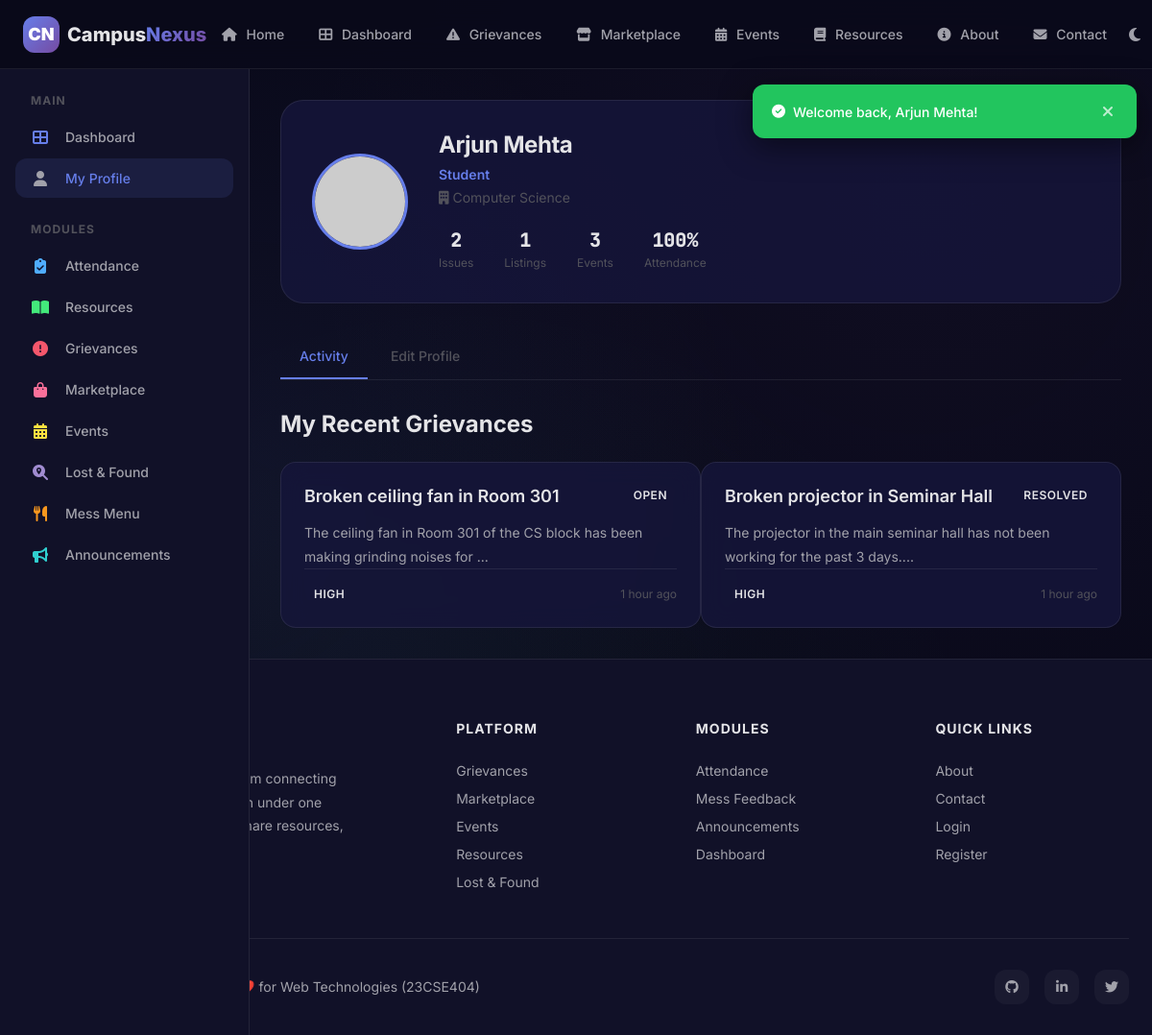
Screenshot of /profile.php (signed in) with the database file from the repository.
### tables this page shows
CREATE TABLE users (
    id INT AUTO_INCREMENT PRIMARY KEY,
    name VARCHAR(100) NOT NULL,
    email VARCHAR(150) NOT NULL UNIQUE,
    password VARCHAR(255) NOT NULL,
    role ENUM('student', 'faculty', 'admin') NOT NULL DEFAULT 'student',
    department VARCHAR(100) DEFAULT 'General',
    avatar VARCHAR(255) DEFAULT NULL,
    bio TEXT DEFAULT NULL,
    is_active TINYINT(1) NOT NULL DEFAULT 1,
    remember_token VARCHAR(255) DEFAULT NULL,
    created_at DATETIME NOT NULL DEFAULT CURRENT_TIMESTAMP,
    last_login DATETIME DEFAULT NULL,
    INDEX idx_email (email),
    INDEX idx_role (role)
);

CREATE TABLE grievances (
    id INT AUTO_INCREMENT PRIMARY KEY,
    user_id INT NOT NULL,
    title VARCHAR(200) NOT NULL,
    description TEXT NOT NULL,
    category ENUM('infrastructure', 'it', 'hygiene', 'safety', 'electrical', 'academic', 'other') NOT NULL,
    location VARCHAR(200) NOT NULL,
    priority ENUM('low', 'medium', 'high', 'critical') NOT NULL DEFAULT 'medium',
    status ENUM('open', 'in_progress', 'resolved', 'closed') NOT NULL DEFAULT 'open',
    image_path VARCHAR(255) DEFAULT NULL,
    upvotes INT NOT NULL DEFAULT 0,
    created_at DATETIME NOT NULL DEFAULT CURRENT_TIMESTAMP,
    updated_at DATETIME NOT NULL DEFAULT CURRENT_TIMESTAMP ON UPDATE CURRENT_TIMESTAMP,
    resolved_at DATETIME DEFAULT NULL,
    FOREIGN KEY (user_id) REFERENCES users(id) ON DELETE CASCADE,
    INDEX idx_status (status),
    INDEX idx_category (category),
    INDEX idx_priority (priority)
);

### includes/auth.php (called while the page is built, shortened)
<?php
function isLoggedIn() {
    return isset($_SESSION['user_id']) && !empty($_SESSION['user_id']);
}
function getCurrentUser() {
    return [
        'id' => $_SESSION['user_id'],
        'name' => $_SESSION['user_name'],
        'email' => $_SESSION['user_email'],
        'role' => $_SESSION['user_role'],
        'department' => $_SESSION['user_department'] ?? '',
        'avatar' => $_SESSION['user_avatar'] ?? null,
    ];
}
?>

### profile.php (the view, shortened to what this page needs)
<?php
require_once 'includes/header.php';
$db = getDB();
$userId = getCurrentUserId();
$stmt = $db->prepare("SELECT * FROM users WHERE id = ?");
$stmt->execute([$userId]);
$user = $stmt->fetch();
$stats = getDashboardStats($user['role'], $userId);
$myGrievances = $db->prepare("SELECT * FROM grievances WHERE user_id = ? ORDER BY created_at DESC LIMIT 5");
$myGrievances->execute([$userId]);
$myGrievances = $myGrievances->fetchAll();
?>
<?php require_once 'includes/sidebar.php'; ?>
<div class="page-content with-sidebar">
    <div class="profile-header reveal">
        <img src="<?= getAvatarUrl($user['avatar'], $user['name']) ?>" alt="Avatar" class="profile-avatar">
        <div class="profile-info">
            <h1><?= htmlspecialchars($user['name']) ?></h1>
            <p class="profile-role"><?= ucfirst($user['role']) ?></p>
            <p class="profile-dept"><i class="fas fa-building"></i> <?= htmlspecialchars($user['department']) ?></p>
            <div class="profile-stats">
                <?php if ($user['role'] === 'student'): ?>
                <div class="profile-stat"><div class="profile-stat-value"><?= $stats['my_issues'] ?? 0 ?></div><div class="profile-stat-label">Issues</div></div>
                <div class="profile-stat"><div class="profile-stat-value"><?= $stats['my_listings'] ?? 0 ?></div><div class="profile-stat-label">Listings</div></div>
                <div class="profile-stat"><div class="profile-stat-value"><?= $stats['my_events'] ?? 0 ?></div><div class="profile-stat-label">Events</div></div>
                <div class="profile-stat"><div class="profile-stat-value"><?= $stats['attendance'] ?? 100 ?>%</div><div class="profile-stat-label">Attendance</div></div>
                <?php endif; ?>
            </div>
        </div>
    </div>
    <div class="tabs">
        <div class="tab active" onclick="switchTab('activity')">Activity</div>
        <div class="tab" onclick="switchTab('edit')">Edit Profile</div>
    </div>
    <div class="tab-content active" id="tab-activity">
        <h3 style="margin-bottom:var(--space-lg);">My Recent Grievances</h3>
        <?php if (empty($myGrievances)): ?>
        <div class="empty-state">
            <i class="fas fa-inbox"></i>
            <h3>No grievances yet</h3>
            <p>You haven't reported any campus issues.</p>
            <a href="modules/grievance_new.php" class="btn btn-primary"><i class="fas fa-plus"></i> Report an Issue</a>
        </div>
        <?php else: ?>
        <div class="grid-auto">
            <?php foreach ($myGrievances as $g): ?>
            <div class="card">
                <div class="card-header">
                    <h4 class="card-title"><?= htmlspecialchars(truncateText($g['title'], 40)) ?></h4>
                    <?= getStatusBadge($g['status']) ?>
                </div>
                <p style="font-size:var(--text-sm);color:var(--text-secondary);"><?= htmlspecialchars(truncateText($g['description'], 80)) ?></p>
                <div class="card-footer">
                    <?= getPriorityBadge($g['priority']) ?>
                    <span class="text-xs text-muted"><?= timeAgo($g['created_at']) ?></span>
                </div>
            </div>
            <?php endforeach; ?>
        </div>
        <?php endif; ?>
    </div>
</div>
<?php require_once 'includes/footer.php'; ?>

### includes/functions.php (shortened to what this page needs)
<?php
function timeAgo($datetime) {
    $now = new DateTime();
    $ago = new DateTime($datetime);
    $diff = $now->diff($ago);
    if ($diff->h > 0) return $diff->h . ' hour' . ($diff->h > 1 ? 's' : '') . ' ago';
    return 'Just now';
}
function getAvatarUrl($avatar, $name = '') {
    $initial = strtoupper(substr($name ?: 'U', 0, 1));
    $colors = ['667EEA', '764BA2', '43E97B', 'F5576C', 'FA709A', '4FACFE', 'F7971E', '30CFD0'];
    $colorIndex = ord($initial) % count($colors);
    $color = $colors[$colorIndex];
    return "https://ui-avatars.com/api/?name=" . urlencode($name) . "&background={$color}&color=fff&size=128&bold=true";
}
function getStatusBadge($status) {
    $badges = [
        'open' => '<span class="badge badge-danger">Open</span>',
        'in_progress' => '<span class="badge badge-warning">In Progress</span>',
        'resolved' => '<span class="badge badge-success">Resolved</span>',
        'closed' => '<span class="badge badge-muted">Closed</span>',
        'active' => '<span class="badge badge-success">Active</span>',
        'sold' => '<span class="badge badge-muted">Sold</span>',
        'removed' => '<span class="badge badge-danger">Removed</span>',
        'claimed' => '<span class="badge badge-warning">Claimed</span>',
        'returned' => '<span class="badge badge-success">Returned</span>',
        'lost' => '<span class="badge badge-danger">Lost</span>',
        'found' => '<span class="badge badge-success">Found</span>',
    ];
    return $badges[$status] ?? '<span class="badge">' . ucfirst($status) . '</span>';
}
function getPriorityBadge($priority) {
    $badges = [
        'low' => '<span class="badge badge-info">Low</span>',
        'medium' => '<span class="badge badge-warning">Medium</span>',
        'high' => '<span class="badge badge-danger">High</span>',
        'critical' => '<span class="badge badge-critical">Critical</span>',
    ];
    return $badges[$priority] ?? '<span class="badge">' . ucfirst($priority) . '</span>';
}
function truncateText($text, $length = 100) {
    if (strlen($text) <= $length) return $text;
    return substr($text, 0, $length) . '...';
}
function getDashboardStats($role, $userId = null) {
    $db = getDB();
    $stats = [];
    if ($role === 'admin') {
        $stats['total_users'] = $db->query("SELECT COUNT(*) FROM users WHERE is_active = 1")->fetchColumn();
        $stats['open_issues'] = $db->query("SELECT COUNT(*) FROM grievances WHERE status = 'open' OR status = 'in_progress'")->fetchColumn();
        $stats['active_events'] = $db->query("SELECT COUNT(*) FROM events WHERE event_date >= NOW()")->fetchColumn();
        $stats['pending_listings'] = $db->query("SELECT COUNT(*) FROM marketplace_listings WHERE is_approved = 0 AND status = 'active'")->fetchColumn();
        $stats['total_resources'] = $db->query("SELECT COUNT(*) FROM resources")->fetchColumn();
        $stats['total_grievances'] = $db->query("SELECT COUNT(*) FROM grievances")->fetchColumn();
        $stats['resolved_grievances'] = $db->query("SELECT COUNT(*) FROM grievances WHERE status = 'resolved' OR status = 'closed'")->fetchColumn();
        $stats['unread_messages'] = $db->query("SELECT COUNT(*) FROM contact_messages WHERE is_read = 0")->fetchColumn();
    } else {
        $stmt = $db->prepare("SELECT COUNT(*) FROM grievances WHERE user_id = ?");
        $stmt->execute([$userId]);
        $stats['my_issues'] = $stmt->fetchColumn();
        $stmt = $db->prepare("SELECT COUNT(*) FROM marketplace_listings WHERE seller_id = ?");
        $stmt->execute([$userId]);
        $stats['my_listings'] = $stmt->fetchColumn();
        $stmt = $db->prepare("SELECT COUNT(*) FROM event_registrations WHERE user_id = ?");
        $stmt->execute([$userId]);
        $stats['my_events'] = $stmt->fetchColumn();
        $stmt = $db->prepare("
            SELECT
                COUNT(ar.id) as attended,
                (SELECT COUNT(*) FROM attendance_sessions WHERE is_active = 0) as total_sessions
            FROM attendance_records ar
            WHERE ar.student_id = ?
        ");
        $stmt->execute([$userId]);
        $att = $stmt->fetch();
        $stats['attendance'] = $att['total_sessions'] > 0
            ? round(($att['attended'] / $att['total_sessions']) * 100)
            : 100;
    }
    return $stats;
}
?>

### css/style.css (style rules this page uses)
:root { --primary: #667EEA; --primary-dark: #5A67D8; --primary-light: #7C8CF0; --primary-start: #667EEA; --primary-end: #764BA2; --clr-attendance: #4FACFE; --clr-resources: #43E97B; --clr-grievances: #F5576C; --clr-marketplace: #FA709A; --clr-events: #FEE140; --clr-lost-found: #A18CD1; --clr-mess: #F7971E; --clr-announcements: #30CFD0; --bg-primary: #0A0A1A; --bg-secondary: #111128; --bg-tertiary: #16163a; --bg-card: rgba(22, 22, 58, 0.85); --bg-card-solid: #16163a; --bg-glass: rgba(255, 255, 255, 0.04); --bg-glass-hover: rgba(255, 255, 255, 0.08); --bg-input: rgba(255, 255, 255, 0.06); --bg-input-focus: rgba(255, 255, 255, 0.1); --border-glass: rgba(255, 255, 255, 0.08); --border-glass-hover: rgba(255, 255, 255, 0.15); --border-input: rgba(255, 255, 255, 0.12); --border-input-focus: var(--primary); --text-primary: #E4E4E7; --text-secondary: #A1A1AA; --text-muted: #52525B; --text-inverse: #0A0A1A; --success: #22C55E; --success-bg: rgba(34, 197, 94, 0.12); --warning: #F59E0B; --warning-bg: rgba(245, 158, 11, 0.12); --danger: #EF4444; --danger-bg: rgba(239, 68, 68, 0.12); --info: #3B82F6; --info-bg: rgba(59, 130, 246, 0.12); --space-2xs: 2px; --space-xs: 4px; --space-sm: 8px; --space-md: 16px; --space-lg: 24px; --space-xl: 32px; --space-2xl: 48px; --space-3xl: 64px; --space-4xl: 96px; --radius-xs: 4px; --radius-sm: 8px; --radius-md: 12px; --radius-lg: 16px; --radius-xl: 24px; --radius-full: 9999px; --shadow-sm: 0 2px 8px rgba(0, 0, 0, 0.3); --shadow-md: 0 4px 16px rgba(0, 0, 0, 0.4); --shadow-lg: 0 8px 32px rgba(0, 0, 0, 0.5); --shadow-xl: 0 16px 48px rgba(0, 0, 0, 0.6); --shadow-glow: 0 0 20px rgba(102, 126, 234, 0.3); --shadow-glow-lg: 0 0 40px rgba(102, 126, 234, 0.4); --font-sans: 'Inter', -apple-system, BlinkMacSystemFont, 'Segoe UI', Roboto, sans-serif; --font-mono: 'JetBrains Mono', 'Fira Code', monospace; --text-xs: 0.75rem; --text-sm: 0.875rem; --text-base: 1rem; --text-lg: 1.125rem; --text-xl: 1.25rem; --text-2xl: 1.5rem; --text-3xl: 1.875rem; --text-4xl: 2.25rem; --text-5xl: 3rem; --text-6xl: 3.75rem; --leading-tight: 1.2; --leading-normal: 1.5; --leading-relaxed: 1.75; --transition-fast: 0.15s ease; --transition-base: 0.3s ease; --transition-slow: 0.5s ease; --transition-spring: 0.4s cubic-bezier(0.175, 0.885, 0.32, 1.275); --z-dropdown: 100; --z-sticky: 200; --z-fixed: 300; --z-overlay: 400; --z-modal: 500; --z-toast: 600; --navbar-height: 72px; --sidebar-width: 260px; --container-max: 1280px; --container-sm: 640px; --container-md: 768px; --container-lg: 1024px; }
*, *::before, *::after { margin: 0; padding: 0; box-sizing: border-box; }
html { scroll-behavior: smooth; font-size: 16px; -webkit-text-size-adjust: 100%; }
body { font-family: var(--font-sans); font-size: var(--text-base); line-height: var(--leading-normal); color: var(--text-primary); background-color: var(--bg-primary); min-height: 100vh; -webkit-font-smoothing: antialiased; -moz-osx-font-smoothing: grayscale; overflow-x: hidden; }
body::before { content: ''; position: fixed; top: 0; left: 0; width: 100%; height: 100%; background: radial-gradient(circle at 20% 50%, rgba(102, 126, 234, 0.08) 0%, transparent 50%), radial-gradient(circle at 80% 20%, rgba(118, 75, 162, 0.06) 0%, transparent 50%), radial-gradient(circle at 40% 80%, rgba(67, 233, 123, 0.04) 0%, transparent 50%); pointer-events: none; z-index: -1; }
img { max-width: 100%; height: auto; display: block; }
h1, h2, h3, h4, h5, h6 { font-weight: 700; line-height: var(--leading-tight); color: var(--text-primary); }
h1 { font-size: var(--text-5xl); letter-spacing: -0.02em; }
h3 { font-size: var(--text-2xl); }
h4 { font-size: var(--text-xl); }
p { color: var(--text-secondary); line-height: var(--leading-relaxed); }
.text-xs { font-size: var(--text-xs); }
.text-muted { color: var(--text-muted); }

### css/layout.css (style rules this page uses)
.page-content { flex: 1; padding: var(--space-xl); min-width: 0; padding-top: calc(var(--navbar-height) + var(--space-xl)); }
.page-content.with-sidebar { margin-left: var(--sidebar-width); }

### css/animations.css (style rules this page uses)
.reveal { opacity: 0; transform: translateY(30px); transition: opacity 0.6s ease, transform 0.6s ease; }
.reveal.revealed { opacity: 1; transform: translateY(0); }

### rows the page displays
users: name "Arjun Mehta", role "Student", department "Computer Science"
grievances: title "Broken ceiling fan in Room 301", status "OPEN", description "The ceiling fan in Room 301 of the CS block has been making grinding noises for ...", priority "HIGH", created_at "1 hour ago"
grievances: title "Broken projector in Seminar Hall", status "RESOLVED", description "The projector in the main seminar hall has not been working for the past 3 days....", priority "HIGH", created_at "1 hour ago"

### other values shown
$message "Welcome back, Arjun Mehta!"
$stats['my_issues'] "2"
$stats['my_listings'] "1"
$stats['my_events'] "3"
$stats['attendance'] "100"
